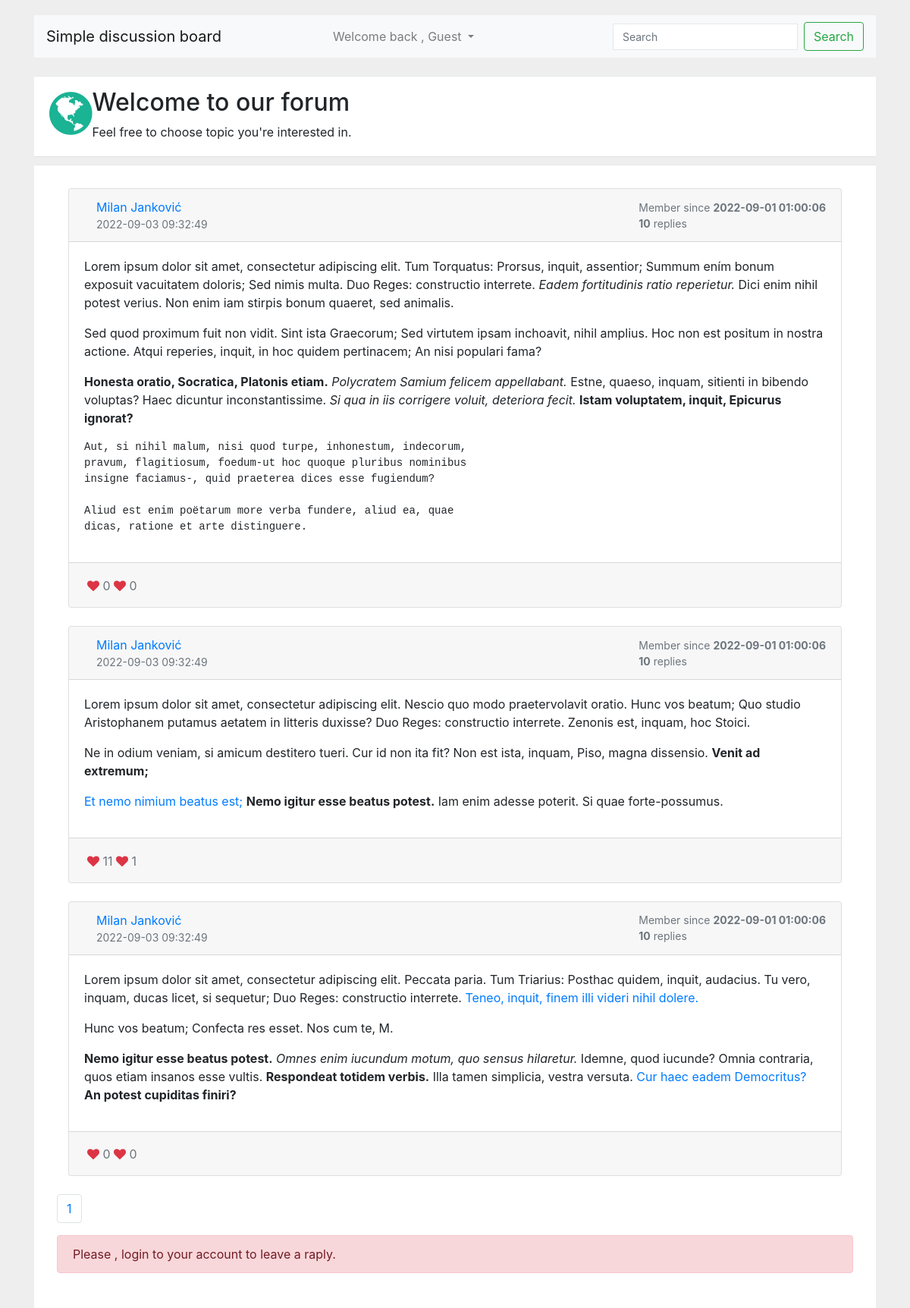
/topic-replies.php?id=23, run on an earlier commit of the app's database.
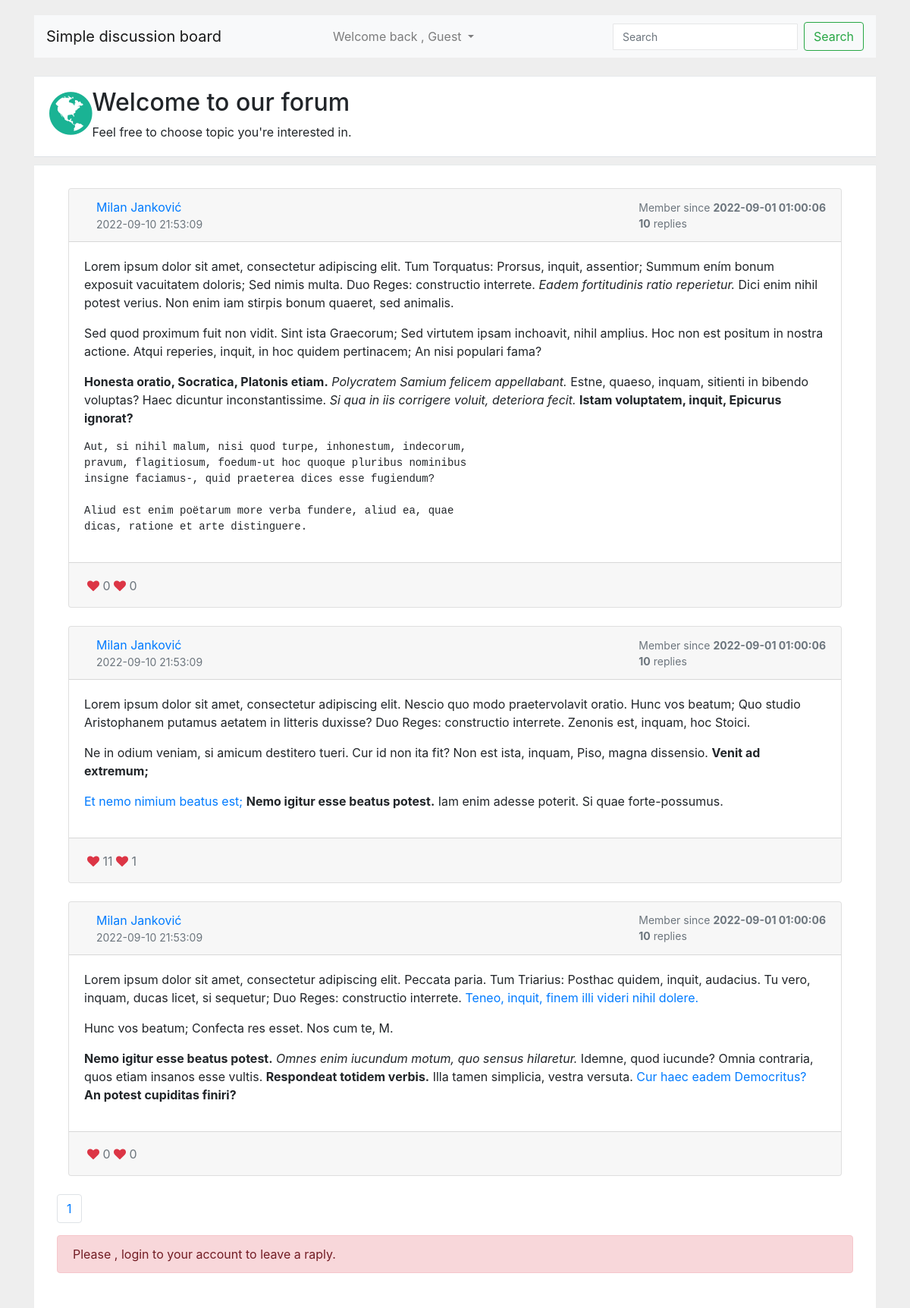
And on a later commit of the database.
### tables this page shows
CREATE TABLE `replies` (
  `id` int(11) NOT NULL,
  `topic_id` int(11) NOT NULL,
  `user_id` int(11) NOT NULL,
  `content` text NOT NULL,
  `views` int(11) NOT NULL DEFAULT 0,
  `likes` int(11) NOT NULL DEFAULT 0,
  `dislikes` int(11) NOT NULL DEFAULT 0,
  `created_at` datetime NOT NULL,
  `updated_at` datetime NOT NULL
);

CREATE TABLE `users` (
  `id` int(11) UNSIGNED NOT NULL,
  `is_admin` int(1) NOT NULL DEFAULT 0,
  `first_name` varchar(122) NOT NULL,
  `last_name` varchar(122) NOT NULL,
  `username` varchar(22) NOT NULL,
  `email` varchar(122) NOT NULL,
  `password` varchar(122) NOT NULL,
  `activated` int(11) NOT NULL DEFAULT 0,
  `token` varchar(211) DEFAULT NULL,
  `last_active` datetime NOT NULL,
  `replies_count` int(11) NOT NULL DEFAULT 0,
  `posts_count` int(11) NOT NULL DEFAULT 0,
  `blocked` int(1) NOT NULL DEFAULT 0,
  `created_at` datetime NOT NULL
);

### include/class_autoloader.inc.php (called while the page is built, shortened)
<?php
function classAutoloader ( $className ){
	$path = 'classes/';
	$extension = '.class.php';
	$fullPath = $path . $className . $extension ;
}

### classes/forum.class.php (called while the page is built, shortened)
<?php
class Forum extends DbConnect {
public function getAllRepliesByTopicId($topic_id ){
	$page = isset($_GET['page']) ? (int)$_GET['page'] : 1 ;
	$perPage = isset( $_GET['per-page']) && $_GET['per-page'] <= 5 ? (int)$_GET['per-page'] : 5 ;
	$start = ($page > 1 ) ? ($page * $perPage ) - $perPage : 0;
$sql = 'select * from replies where topic_id = :topic_id order by created_at desc LIMIT :start , :perPage';
$query = $this -> connect() -> prepare($sql);
	$query -> bindParam( ':topic_id' , $topic_id , PDO::PARAM_INT );
	$query -> bindParam( ':start' , $start , PDO::PARAM_INT );
	$query -> bindParam( ':perPage' , $perPage , PDO::PARAM_INT );
	$query -> execute();
$replies = $query -> fetchAll();
$sql = 'select * from replies where topic_id = :topic_id';
	$query = $this -> connect() -> prepare($sql);
	$query -> bindParam( ':topic_id' , $topic_id , PDO::PARAM_INT );
	$query -> execute();
	$topicCount = $query -> fetchAll();
	$allReplies = count( $topicCount);
	$pages = ceil( $allReplies / $perPage);
	return array( 'pages' => $pages , 'replies' => $replies , 'per-page' => $perPage);
}
}

### include/db.inc.php (called while the page is built, shortened)
<?php
class DbConnect {
	private $host = HOST;
	private $dbname = DBNAME;
	private $username = USERNAME;
	private $password = PASSWORD;
	protected function connect(){
		try {
			$sql = 'mysql:host='. $this -> host .';dbname='. $this -> dbname ;
			$pdo = new PDO ( $sql , $this -> username , $this -> password );
			$pdo -> setAttribute ( PDO::ATTR_DEFAULT_FETCH_MODE , PDO::FETCH_ASSOC );
			$pdo -> setAttribute ( PDO::ATTR_ERRMODE , PDO::ERRMODE_EXCEPTION );
			$pdo -> exec( 'set names utf8');
			return $pdo ;
		} catch ( PDOException $e) {
			echo $e -> getMessage();
		}
	}
}

### classes/user.class.php (called while the page is built, shortened)
<?php
class User extends DbConnect {
public function getUserDetailsById($user_id ){
	$sql = 'select * from users where id = ? limit 1 ';
	$query = $this -> connect() -> prepare($sql);
	$query -> execute([ $user_id ]);
	$user = $query -> fetch();
	return $user;
}
}

### topic-replies.php (the view, shortened to what the changed rows need)
<?php
require_once 'include/db.inc.php';
require_once 'include/class_autoloader.inc.php';
 ?>
 <!doctype html>
<html lang="en">
  <head>
    <?php require_once 'partials/__head.php' ?>
  </head>
  <body>
    <link href="https://maxcdn.bootstrapcdn.com/font-awesome/4.3.0/css/font-awesome.min.css" rel="stylesheet">
<div class="container">
<div class="row">
    <div class="col-lg-12">
        <div class="wrapper wrapper-content animated fadeInRight">
<?php require_once 'partials/__navbar.php' ?>
            <?php require_once 'partials/__top_nav.php' ?>
            <div class="ibox-content forum-container">
<?php
try {
$forum = new Forum();
$user = new User();
$topic_id = $_GET['id'];
if( count( $forum -> getAllRepliesByTopicId($topic_id)['replies']) > 0 ){
foreach ( $forum -> getAllRepliesByTopicId($topic_id )['replies'] as $reply ){
?>
<div class="container-fluid mt-100">
     <div class="row">
         <div class="col-md-12">
             <div class="card mb-4">
                 <div class="card-header">
                     <div class="media flex-wrap w-100 align-items-center"> <img src="https://i.imgur.com/iNmBizf.jpg" class="d-block ui-w-40 rounded-circle" alt="">
                         <div class="media-body ml-3"> <a href="javascript:void(0)" data-abc="true"><?php echo $user ->getUserDetailsById($reply['user_id'])['first_name'] ?> <?php echo $user ->getUserDetailsById($reply['user_id'])['last_name'] ?></a>
                             <div class="text-muted small"><?php echo $user ->getUserDetailsById($reply['user_id'])['last_active'] ?></div>
                         </div>
                         <div class="text-muted small ml-3">
                             <div>Member since <strong><?php echo $user ->getUserDetailsById($reply['user_id'])['created_at'] ?></strong></div>
                             <div><strong><?php echo $user ->getUserDetailsById($reply['user_id'])['replies_count'] ?></strong> replies</div>
                         </div>
                     </div>
                 </div>
                 <div class="card-body">
                     <?php echo $reply['content'] ?>
                 </div>
                 <div class="card-footer d-flex flex-wrap justify-content-between align-items-center px-0 pt-0 pb-3">
                     <div class="px-4 pt-3">
                        <a href="javascript:void(0)" class="text-muted d-inline-flex align-items-center align-middle" data-abc="true">
                            <i class="fa fa-heart text-danger"></i>&nbsp;
                            <span class="align-middle">
                                <?php echo $reply['likes'] ?>
                            </span>
                        </a>
                                                <a href="javascript:void(0)" class="text-muted d-inline-flex align-items-center align-middle" data-abc="true">
                            <i class="fa fa-heart text-danger"></i>&nbsp;
                            <span class="align-middle">
                                <?php echo $reply['dislikes'] ?>
                            </span>
                        </a>
                        </div>
                 </div>
             </div>
         </div>
     </div>
 </div>
<?php
}
?>
<?php
} else {
    echo 'This topic dont have any reply.';
}
} catch ( PDOException $e ){
    echo $e -> getMessage();
}
?>
            </div>
        </div>
    </div>
</div>
</div>
  </body>
</html>

What changed in the data, as far as the page shows it:
changed through a linked row, replies (number 1 of 3 on the later page): user.last_active "2022-09-03 09:32:49" → "2022-09-10 21:53:09"
changed through a linked row, replies (number 2 of 3 on the later page): user.last_active "2022-09-03 09:32:49" → "2022-09-10 21:53:09"
changed through a linked row, replies (number 3 of 3 on the later page): user.last_active "2022-09-03 09:32:49" → "2022-09-10 21:53:09"
